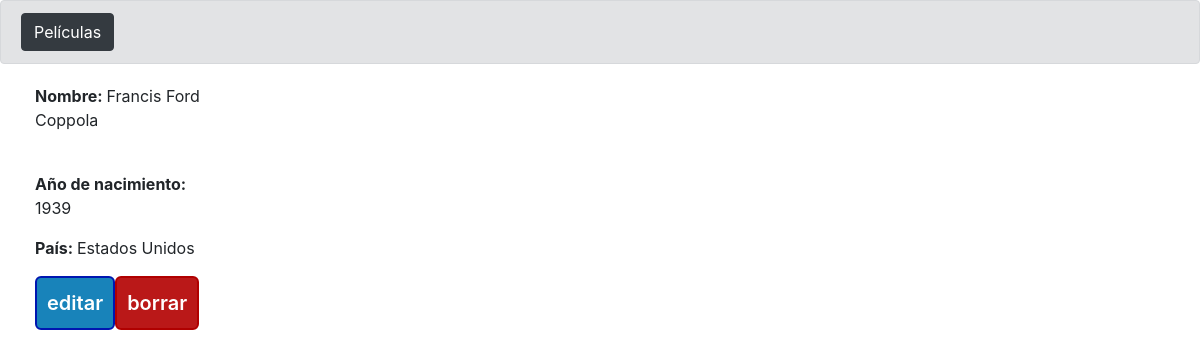
The app's page /directores_ficha.php?id=1 with its own data.
### tables this page shows
CREATE TABLE `directores` (
  `id` int(11) NOT NULL,
  `nombre` varchar(50) NOT NULL,
  `anyoNacimiento` varchar(4) NOT NULL,
  `pais` varchar(50) NOT NULL
);

### classes/directores.php (called while the page is built)
<?php
class Director{
    private $nombre;
    private $anyoNacimiento;
    private $pais;
    private $id;
    function __construct($nombre,$anyoNacimiento,$pais,$id){
        $this->nombre=$nombre;
        $this->anyoNacimiento=$anyoNacimiento;
        $this->pais=$pais;
        $this->id=$id;
    }
    public function get_nombre(){
        return $this->nombre;
    }
    public function get_anyoNacimiento(){
        return $this->anyoNacimiento;
    }
    public function get_pais(){
        return $this->pais;
    }
    public function get_id(){
        return $this->id;
    }
}
?>

### bbdd/directores_crud.php (the view, shortened to what this page needs)
<?php
require_once './classes/directores.php';
class CrudDirector{
    public function imprimirDatosDirector($director){
        echo '<p><strong>Nombre: </strong>' . $director->get_nombre() . '</p><br>';
        echo '<p><strong>Año de nacimiento: </strong>' . $director->get_anyoNacimiento() . '</p><br>';
        echo '<p><strong>País: </strong>' . $director->get_pais() . '</p><br>';
        echo '<a class="editar" href="directores_form.php?id=' . $director->get_id() . '">editar</a>';
        echo '<a class="borrado" href="directores_ficha.php?idBorrar=' . $director->get_id() . '">borrar</a>';
    }
    public function datosDirector($id_director){
        $conexion = database::conexion();
        $consulta = "SELECT * FROM directores WHERE id= $id_director";
        $consultaPreparada = $conexion->prepare($consulta);
        $consultaPreparada->execute();
        $resultado = $consultaPreparada->fetchAll(PDO::FETCH_ASSOC);
        foreach ($resultado as $value) {
            $nombre = $value["nombre"];
            $anyoNacimiento = $value["anyoNacimiento"];
            $pais = $value["pais"];
            $id = $value["id"];
            $director = new Director($nombre, $anyoNacimiento, $pais, $id);
        }
        return $director;
    }
}

### css/entregable.css (style rules this page uses)
.editar { text-decoration: none; padding: 10px; font-weight: 600; font-size: 20px; color: #ffffff; background-color: #1883ba; border-radius: 6px; border: 2px solid #0016b0; }
.borrado { text-decoration: none; padding: 10px; font-weight: 600; font-size: 20px; color: #ffffff; background-color: #ba1818; border-radius: 6px; border: 2px solid #b00000; }

### records on screen
directores: nombre "Francis Ford Coppola", anyoNacimiento "1939", pais "Estados Unidos"
